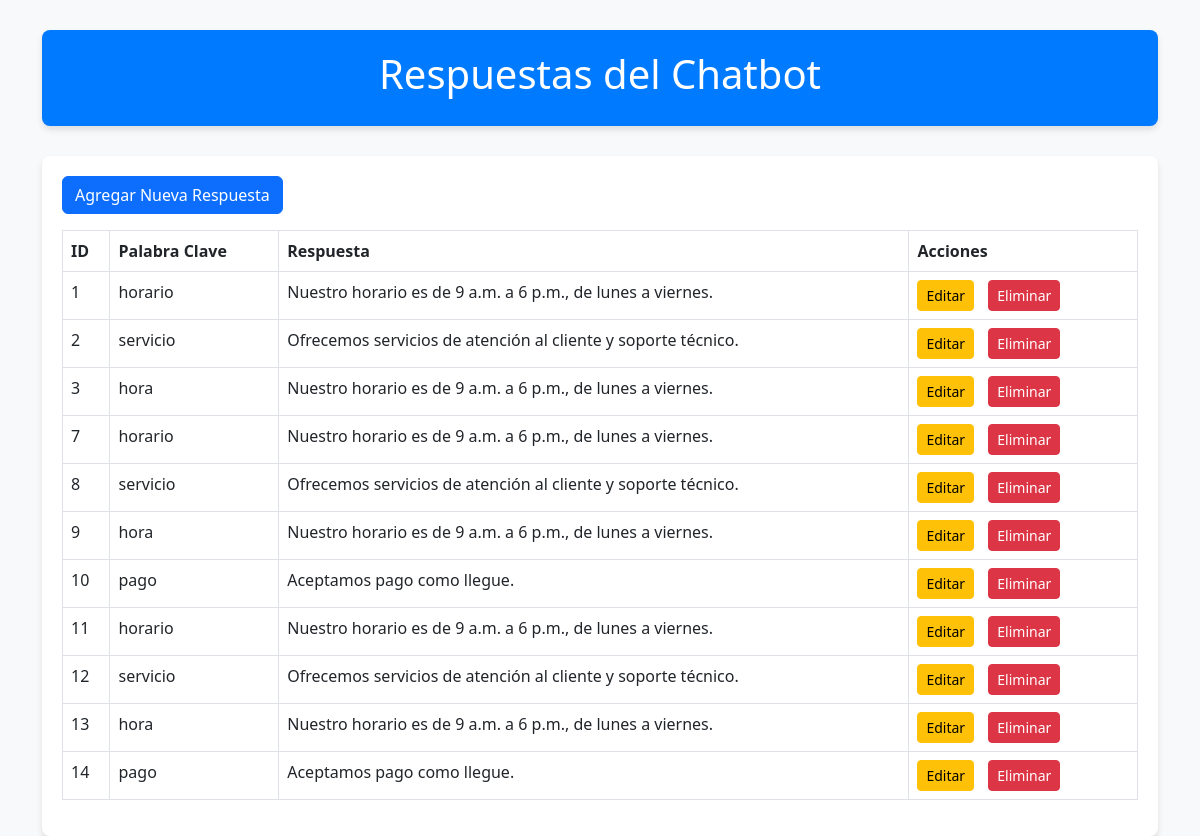
Before: / with the older database file.
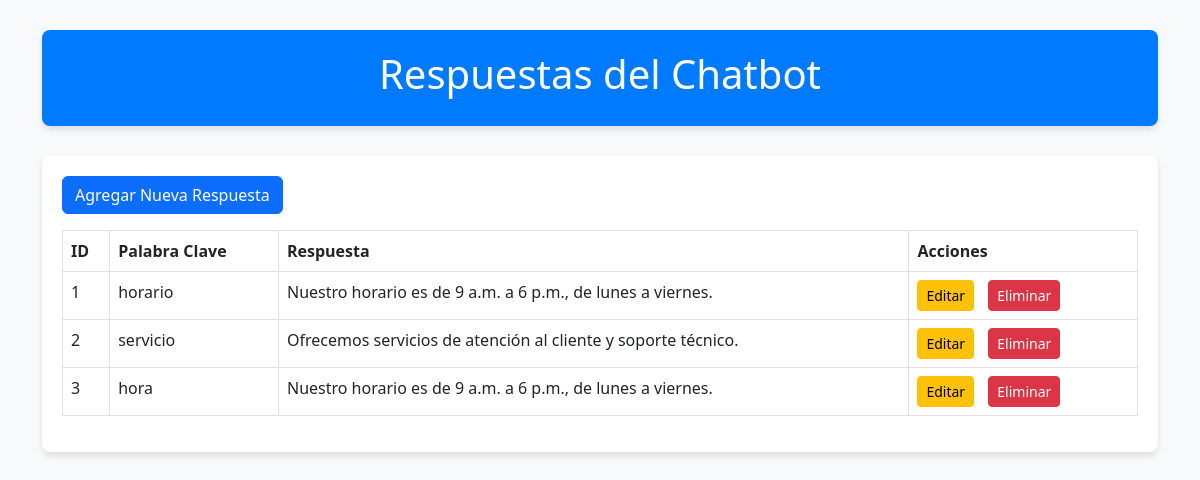
After: the same page with the newer database file.
### tables this page shows
CREATE TABLE "respuestas" (
            id INTEGER PRIMARY KEY AUTOINCREMENT,
                    palabra_clave TEXT NOT NULL,
                            respuesta TEXT NOT NULL
                                );

### configuracion.py (the view)
@app.route('/')
def index():
    conexion = conectar_db()
    cursor = conexion.cursor()
    cursor.execute("SELECT * FROM respuestas;")
    respuestas = cursor.fetchall()
    conexion.close()
    return render_template('indexconfig.html', respuestas=respuestas)

### configuracion.py (called while the page is built)
def conectar_db():
    return sqlite3.connect("chatbot.db")

### templates/indexconfig.html (shortened to what this page needs)
<!DOCTYPE html>
<html lang="es">
<head>
    <link href="https://cdn.jsdelivr.net/npm/bootstrap@5.3.0-alpha1/dist/css/bootstrap.min.css" rel="stylesheet">
</head>
<body>
    <div class="container">
        <div class="header">
            <h1>Respuestas del Chatbot</h1>
        </div>
        <div class="table-container">
            <a href="{{ url_for('agregar_respuesta') }}" class="btn btn-primary mb-3">Agregar Nueva Respuesta</a>
            <table class="table table-bordered">
                <thead class="thead-dark">
                    <tr>
                        <th scope="col">ID</th>
                        <th scope="col">Palabra Clave</th>
                        <th scope="col">Respuesta</th>
                        <th scope="col">Acciones</th>
                    </tr>
                </thead>
                <tbody>
                    {% for respuesta in respuestas %}
                    <tr>
                        <td>{{ respuesta[0] }}</td>
                        <td>{{ respuesta[1] }}</td>
                        <td>{{ respuesta[2] }}</td>
                        <td>
                            <a href="{{ url_for('editar_respuesta', id=respuesta[0]) }}" class="btn btn-warning btn-sm btn-custom">Editar</a>
                            <a href="{{ url_for('eliminar_respuesta', id=respuesta[0]) }}" class="btn btn-danger btn-sm btn-custom" onclick="return confirm('¿Estás seguro de que deseas eliminar esta respuesta?')">Eliminar</a>
                        </td>
                    </tr>
                    {% endfor %}
                </tbody>
            </table>
        </div>
    </div>
</body>
</html>

### templates/indexconfig.html (style rules this page uses)
body { background-color: #f8f9fa; }
.header { background-color: #007bff; color: white; padding: 20px; text-align: center; border-radius: 8px; box-shadow: 0 4px 6px rgba(0, 0, 0, 0.1); margin-bottom: 20px; }
.container { margin-top: 30px; }
.table-container { margin-top: 30px; background-color: white; padding: 20px; border-radius: 8px; box-shadow: 0 4px 6px rgba(0, 0, 0, 0.1); }
.btn-custom { margin-right: 10px; }

Changed rows visible on the page:
removed respuestas: id "7", palabra_clave "horario", respuesta "Nuestro horario es de 9 a.m. a 6 p.m., de lunes a viernes."
removed respuestas: id "8", palabra_clave "servicio", respuesta "Ofrecemos servicios de atención al cliente y soporte técnico."
removed respuestas: id "9", palabra_clave "hora", respuesta "Nuestro horario es de 9 a.m. a 6 p.m., de lunes a viernes."
removed respuestas: id "10", palabra_clave "pago", respuesta "Aceptamos pago como llegue."
removed respuestas: id "11", palabra_clave "horario", respuesta "Nuestro horario es de 9 a.m. a 6 p.m., de lunes a viernes."
removed respuestas: id "12", palabra_clave "servicio", respuesta "Ofrecemos servicios de atención al cliente y soporte técnico."
removed respuestas: id "13", palabra_clave "hora", respuesta "Nuestro horario es de 9 a.m. a 6 p.m., de lunes a viernes."
removed respuestas: id "14", palabra_clave "pago", respuesta "Aceptamos pago como llegue."
